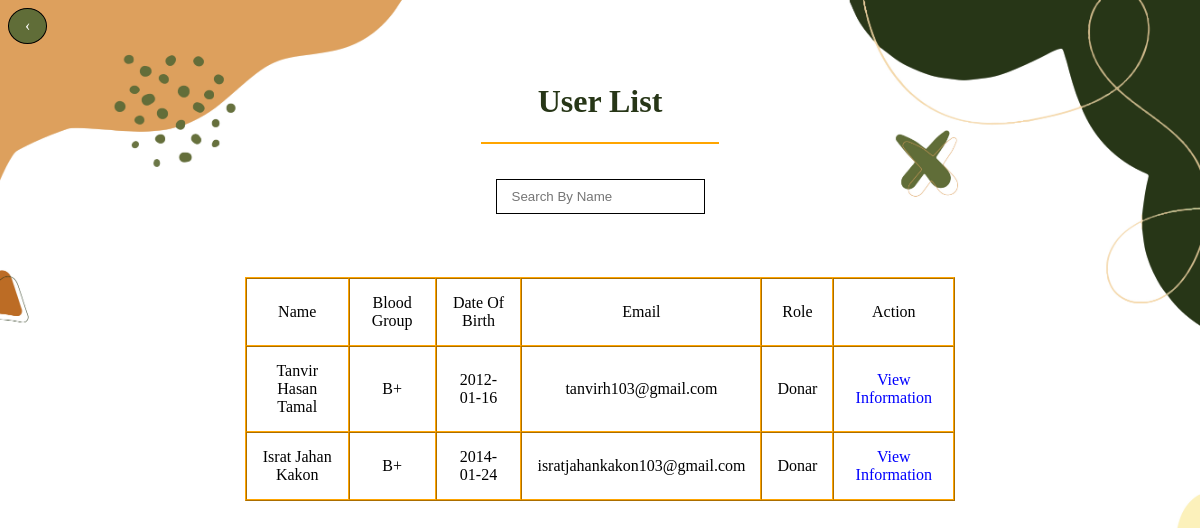
The app's page /view/user-list.php (signed in) with its own data.
### tables this page shows
CREATE TABLE `userinfo` (
  `UserID` int(11) NOT NULL,
  `FirstName` varchar(40) NOT NULL,
  `LastName` varchar(40) NOT NULL,
  `Email` varchar(40) NOT NULL,
  `Password` varchar(40) NOT NULL,
  `BloodGroup` varchar(10) NOT NULL,
  `DOB` varchar(10) NOT NULL,
  `Gender` varchar(10) NOT NULL,
  `Country` varchar(40) NOT NULL,
  `Phone` varchar(15) NOT NULL,
  `ProfilePicture` varchar(80) NOT NULL,
  `Role` varchar(15) NOT NULL
);

### model/user-info-model.php (called while the page is built, shortened)
<?php
    function alluser(){
        $conn=dbConnection();
        $sql="select * from UserInfo where Role not like 'Manager'";
        $result=mysqli_query($conn,$sql);
        return $result;
    }
?>

### view/user-list.php (the view, shortened to what this page needs)
<?php
require_once('../model/user-info-model.php');
$result = alluser();
?>
<!DOCTYPE html>
<html lang="en">
<head>
    <link rel="stylesheet" href="css/style.css">
</head>
<body>
<a href="manager-home.php" class="backButton">&#8249;</a>
<br><br>
<center>
        <h1>User List</h1>
        <hr width="20%" color="orange"><br>
        <table border="0"><tr><td><input type="text" name="search" onkeyup="live(this.value)" placeholder="Search By Name"></td></tr>
        </table>
        <br>
        <br><br>
    </center>
    <?php
    if(mysqli_num_rows($result) > 0) {
        echo"<table align=\"center\" width=\"60%\" border=\"1\" cellpadding=\"15\" cellspacing=\"0\" bgcolor=\"white\" class=\"table\">
        <tr><td align=\"center\">Name</td>
            <td align=\"center\">Blood Group</td>
            <td align=\"center\">Date Of Birth</td>
            <td align=\"center\">Email</td>
            <td align=\"center\">Role</td>
            <td align=\"center\">Action</td>
            </tr>";
        while($row = mysqli_fetch_assoc($result)) {
            $uid=$row['UserID'];
            $name=$row['FirstName']." ".$row['LastName'];
            $email=$row['Email'];
            $dob=$row['DOB'];
            $BG=$row['BloodGroup'];
            $role=$row['Role'];
            echo"
            <tr><td align=\"center\">$name</td>
            <td align=\"center\">$BG</td>
            <td align=\"center\">$dob</td>
            <td align=\"center\">$email</td>
            <td align=\"center\">$role</td>
            <td align=\"center\"><a href=\"../view/view-information.php?id=$uid\">View Information</a></td>
        </tr>";
        }
        echo"</table>";
    }else{
        echo "<center><h2>No User Found<h2></center>";
    }
    ?>
</body>
</html>

### view/css/style.css (style rules this page uses)
body { background-image: url("../../uploads/images/background.jpg"); background-position: center; background-repeat: no-repeat; background-size: cover; background-attachment: fixed; }
a { text-decoration: none; color: blue; }
.backButton { text-decoration: none; display: inline-block; padding: 8px 16px; }
.backButton { background-color: rgb(96, 109, 56); color: white; border-radius: 50%; border: 1px solid black; }
h1 { color: rgb(39, 54, 23); }
.table { margin-left: auto; margin-right: auto; border-color: orange; }
input[type=text] { width: 100%; padding: 9px 15px; margin: 6px 0; box-sizing: border-box; border: 1px solid black; }

### records on screen
userinfo: name "Tanvir Hasan Tamal", BloodGroup "B+", DOB "2012-01-16", Email "tanvirh103@gmail.com", Role "Donar"
userinfo: name "Israt Jahan Kakon", BloodGroup "B+", DOB "2014-01-24", Email "isratjahankakon103@gmail.com", Role "Donar"
